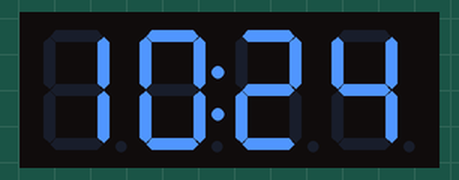
This program was run on a simulated Raspberry Pi (BCM pin numbers). Parts: 4-digit seven-segment display. The clock reads 2024-03-15 10:24:30 at power-on unless the program sets it.

Above: at 0.1 s.
At 63.2 s:
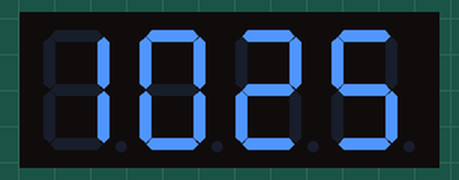
At 128.4 s:
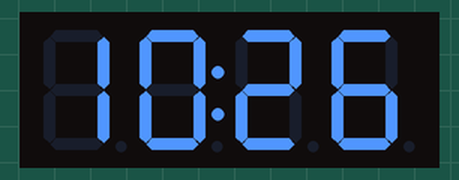

The program:

clock.py
```python
#!/usr/bin/env python3

from time import sleep, localtime

from tm1637 import TM1637

DIO = 24
CLK = 23


class Clock:
    def __init__(self, tm_instance):
        self.tm = tm_instance
        self.show_colon = False

    def run(self):
        while True:
            t = localtime()
            self.show_colon = not self.show_colon
            tm.numbers(t.tm_hour, t.tm_min, self.show_colon)
            sleep(1)


if __name__ == '__main__':
    tm = TM1637(CLK, DIO)
    tm.brightness(1)

    clock = Clock(tm)
    clock.run()
```
